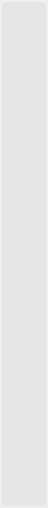
<?xml version="1.0" encoding="UTF-8"?>
<ui version="4.0">
 <class>ToolBarForm</class>
 <widget class="QWidget" name="ToolBarForm">
  <property name="geometry">
   <rect>
    <x>0</x>
    <y>0</y>
    <width>48</width>
    <height>508</height>
   </rect>
  </property>
  <property name="minimumSize">
   <size>
    <width>48</width>
    <height>0</height>
   </size>
  </property>
  <property name="maximumSize">
   <size>
    <width>48</width>
    <height>16777215</height>
   </size>
  </property>
  <property name="windowTitle">
   <string>Form</string>
  </property>
  <layout class="QVBoxLayout" name="verticalLayout">
   <property name="leftMargin">
    <number>2</number>
   </property>
   <property name="topMargin">
    <number>2</number>
   </property>
   <property name="rightMargin">
    <number>2</number>
   </property>
   <property name="bottomMargin">
    <number>2</number>
   </property>
   <item>
    <widget class="QWidget" name="widget_ToolBar" native="true">
     <property name="minimumSize">
      <size>
       <width>0</width>
       <height>0</height>
      </size>
     </property>
     <property name="maximumSize">
      <size>
       <width>16777215</width>
       <height>16777215</height>
      </size>
     </property>
     <property name="styleSheet">
      <string notr="true">#widget_ToolBar{
	background-color:rgb(230, 230, 230);
	border-width:1px;
    border-radius:3px;
}</string>
     </property>
     <layout class="QVBoxLayout" name="verticalLayout_2">
      <property name="leftMargin">
       <number>0</number>
      </property>
      <property name="topMargin">
       <number>0</number>
      </property>
      <property name="rightMargin">
       <number>0</number>
      </property>
      <property name="bottomMargin">
       <number>0</number>
      </property>
      <item>
       <widget class="QPushButton" name="pushButton_ZK">
        <property name="sizePolicy">
         <sizepolicy hsizetype="Fixed" vsizetype="Fixed">
          <horstretch>0</horstretch>
          <verstretch>0</verstretch>
         </sizepolicy>
        </property>
        <property name="text">
         <string/>
        </property>
        <property name="icon">
         <iconset resource="images.qrc">
          <normaloff>:/images/images/expand.png</normaloff>:/images/images/expand.png</iconset>
        </property>
        <property name="iconSize">
         <size>
          <width>32</width>
          <height>32</height>
         </size>
        </property>
        <property name="checkable">
         <bool>false</bool>
        </property>
        <property name="autoRepeat">
         <bool>false</bool>
        </property>
        <property name="autoDefault">
         <bool>false</bool>
        </property>
        <property name="default">
         <bool>false</bool>
        </property>
        <property name="flat">
         <bool>true</bool>
        </property>
       </widget>
      </item>
      <item>
       <widget class="QPushButton" name="pushButton_MultiSend">
        <property name="text">
         <string/>
        </property>
        <property name="icon">
         <iconset resource="images.qrc">
          <normaloff>:/images/images/multisend.png</normaloff>:/images/images/multisend.png</iconset>
        </property>
        <property name="iconSize">
         <size>
          <width>32</width>
          <height>32</height>
         </size>
        </property>
        <property name="flat">
         <bool>true</bool>
        </property>
       </widget>
      </item>
      <item>
       <widget class="QPushButton" name="pushButton_Connect">
        <property name="sizePolicy">
         <sizepolicy hsizetype="Fixed" vsizetype="Fixed">
          <horstretch>0</horstretch>
          <verstretch>0</verstretch>
         </sizepolicy>
        </property>
        <property name="text">
         <string/>
        </property>
        <property name="icon">
         <iconset resource="images.qrc">
          <normaloff>:/images/images/disconnect.png</normaloff>:/images/images/disconnect.png</iconset>
        </property>
        <property name="iconSize">
         <size>
          <width>32</width>
          <height>32</height>
         </size>
        </property>
        <property name="flat">
         <bool>true</bool>
        </property>
       </widget>
      </item>
      <item>
       <spacer name="verticalSpacer">
        <property name="orientation">
         <enum>Qt::Vertical</enum>
        </property>
        <property name="sizeHint" stdset="0">
         <size>
          <width>20</width>
          <height>40</height>
         </size>
        </property>
       </spacer>
      </item>
     </layout>
    </widget>
   </item>
  </layout>
 </widget>
 <resources>
  <include location="images.qrc"/>
 </resources>
 <connections/>
</ui>
